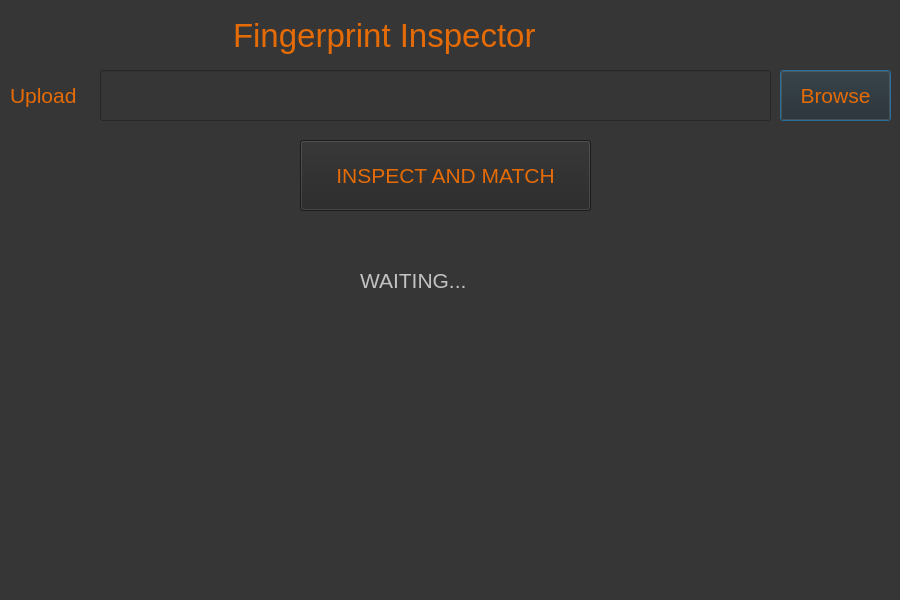
<?xml version="1.0" encoding="UTF-8"?>
<ui version="4.0">
 <class>status</class>
 <widget class="QDialog" name="status">
  <property name="geometry">
   <rect>
    <x>0</x>
    <y>0</y>
    <width>900</width>
    <height>600</height>
   </rect>
  </property>
  <property name="windowTitle">
   <string>Dialog</string>
  </property>
  <property name="styleSheet">
   <string notr="true">background-color: rgb(54, 54, 54)</string>
  </property>
  <widget class="QLabel" name="name">
   <property name="geometry">
    <rect>
     <x>233</x>
     <y>10</y>
     <width>391</width>
     <height>51</height>
    </rect>
   </property>
   <property name="styleSheet">
    <string notr="true">color: rgb(229, 107, 7); font-size: 25pt;</string>
   </property>
   <property name="text">
    <string>Fingerprint Inspector</string>
   </property>
  </widget>
  <widget class="QLabel" name="upload">
   <property name="geometry">
    <rect>
     <x>10</x>
     <y>70</y>
     <width>81</width>
     <height>51</height>
    </rect>
   </property>
   <property name="styleSheet">
    <string notr="true">color: rgb(229, 107, 7); font-size: 16pt;</string>
   </property>
   <property name="text">
    <string>Upload</string>
   </property>
  </widget>
  <widget class="QLineEdit" name="filename">
   <property name="geometry">
    <rect>
     <x>100</x>
     <y>70</y>
     <width>671</width>
     <height>51</height>
    </rect>
   </property>
   <property name="styleSheet">
    <string notr="true">font-size: 16pt; color: rgb(231, 231, 231);</string>
   </property>
   <property name="text">
    <string/>
   </property>
  </widget>
  <widget class="QPushButton" name="browse">
   <property name="geometry">
    <rect>
     <x>780</x>
     <y>70</y>
     <width>111</width>
     <height>51</height>
    </rect>
   </property>
   <property name="styleSheet">
    <string notr="true">color: rgb(229, 107, 7); 
border-color: rgb(229, 107, 7);
background-color: rgb(38, 38, 38);
font-size: 16pt;</string>
   </property>
   <property name="text">
    <string>Browse</string>
   </property>
  </widget>
  <widget class="QPushButton" name="inspect">
   <property name="geometry">
    <rect>
     <x>300</x>
     <y>140</y>
     <width>291</width>
     <height>71</height>
    </rect>
   </property>
   <property name="styleSheet">
    <string notr="true">color: rgb(229, 107, 7); 
border-color: rgb(229, 107, 7);
background-color: rgb(38, 38, 38);
font-size: 16pt;</string>
   </property>
   <property name="text">
    <string>INSPECT AND MATCH</string>
   </property>
  </widget>
  <widget class="QLabel" name="info">
   <property name="geometry">
    <rect>
     <x>360</x>
     <y>250</y>
     <width>181</width>
     <height>61</height>
    </rect>
   </property>
   <property name="styleSheet">
    <string notr="true">color: rgb(194, 194, 194); 
font-size: 16pt;</string>
   </property>
   <property name="text">
    <string>WAITING...</string>
   </property>
  </widget>
 </widget>
 <resources/>
 <connections/>
</ui>
